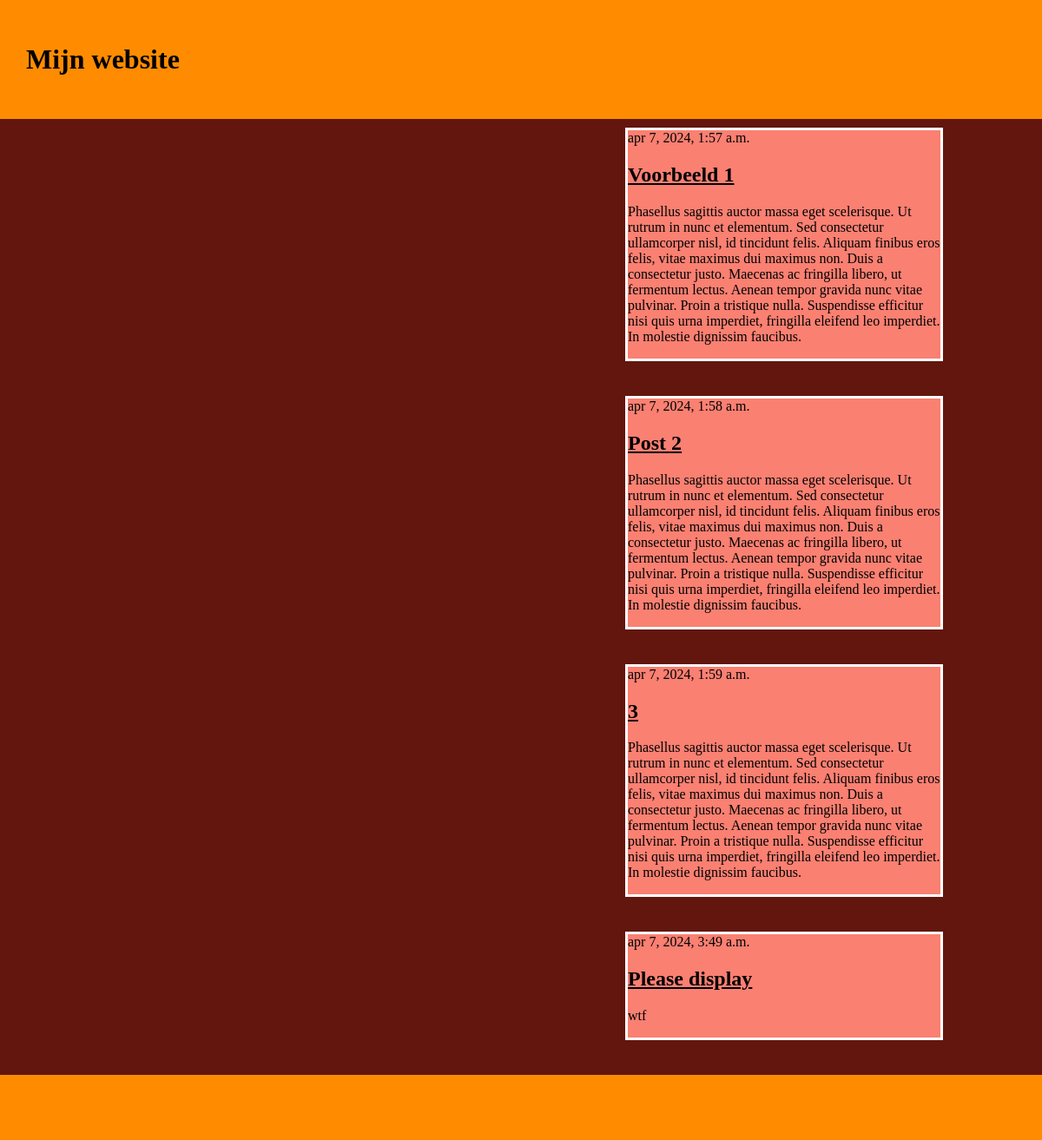
Before: / with the older database file.
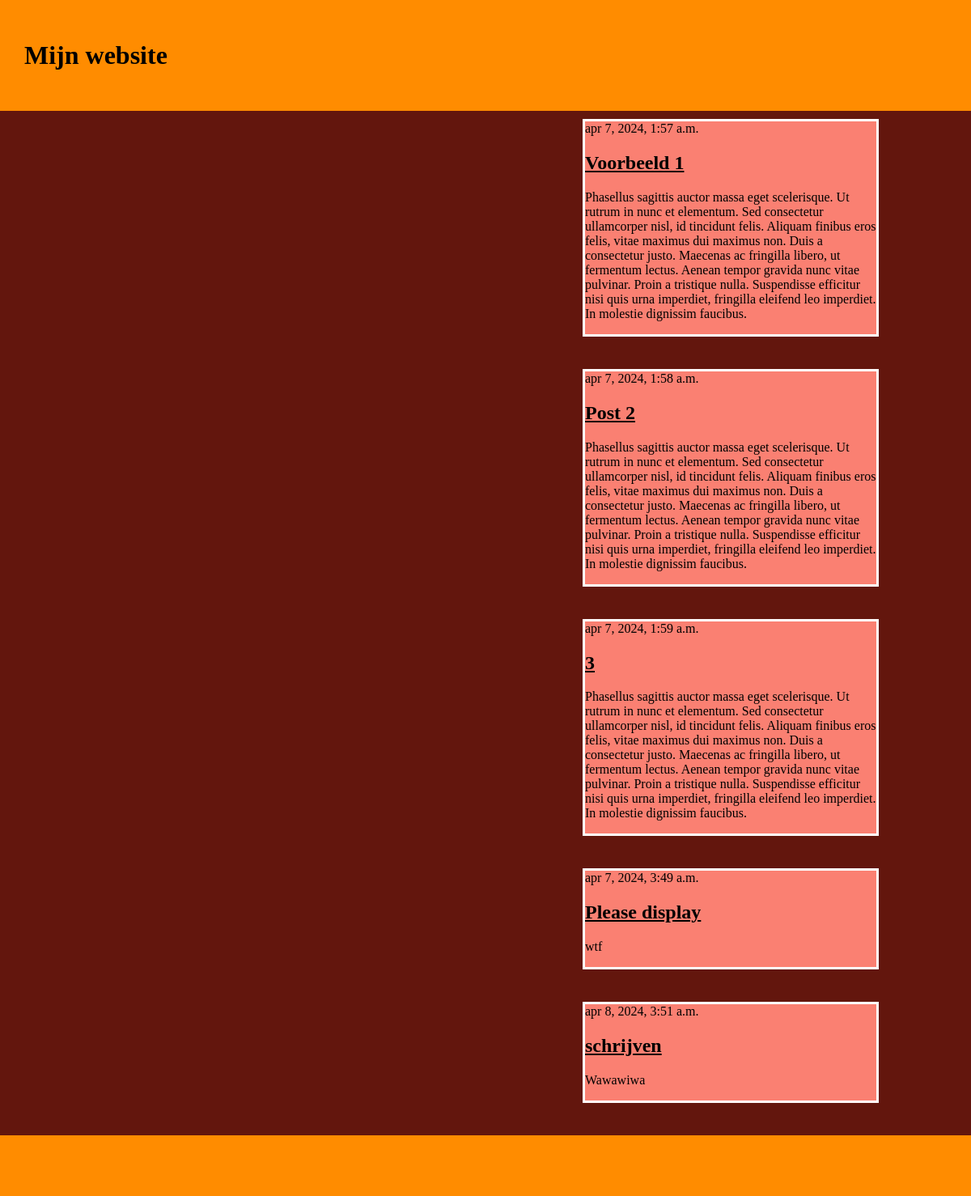
After: the same page with the newer database file.
### blog/models.py (models this page shows, shortened)
class Post(models.Model):
   author = models.ForeignKey(settings.AUTH_USER_MODEL, on_delete=models.CASCADE)
   title = models.CharField(max_length=200)
   text = models.TextField()
   created_date = models.DateTimeField(default=timezone.now)
   published_date = models.DateTimeField(blank=True, null=True)

### blog/views.py (the view)
# urls.py: path('', views.postlist, name='postlist'),
def postlist(request):
    posts = Post.objects.filter(published_date__lte=timezone.now()).order_by('published_date')
    return render(request, 'blog/postlist.html', {'posts': posts})

### blog/templates/blog/postlist.html (shortened to what this page needs)
{% load static %}
<!DOCTYPE html>
<html lang="en">
<head>
<link rel="stylesheet" href="{% static 'css/style.css' %}">
</head>
<body>
<header>
<h1>Mijn website</h1>
</header>
{% block content %}
{% for post in posts %}
<article class="post">
<time class="date">
{{ post.published_date }}
</time>
<h2><a href="">{{ post.title }}</a></h2>
<p>{{ post.text|linebreaksbr }}</p>
</article>
{% endfor %}
{% endblock %}
<footer>
</footer>
</body>
</html>

### blog/static/css/Style.css (style rules this page uses)
body { background-color: rgb(99, 22, 13); color: black; width: 100%; left: 0; margin: 0; top: 0; padding: 0; height: 100%; }
header { background-color: darkorange; width: inherit; left: 0; top: 0; padding: 0; min-height: 100px; }
header h1 { color: black; margin: 0; padding: 50px 30px 50px; }
article { width: 30%; margin-bottom: 40px; border: 3px solid white; margin-left: 60%; background-color: salmon; color: black; margin-top: 10px; height: auto; }
a { color: black; }
footer { background-color: darkorange; min-height: 75px; }
html { margin: 0; left: 0; top: 0; padding: 0; height: 100%; }

Changed rows visible on the page:
added Post: published_date "apr 8, 2024, 3:51 a.m.", title "schrijven", text "Wawawiwa"
